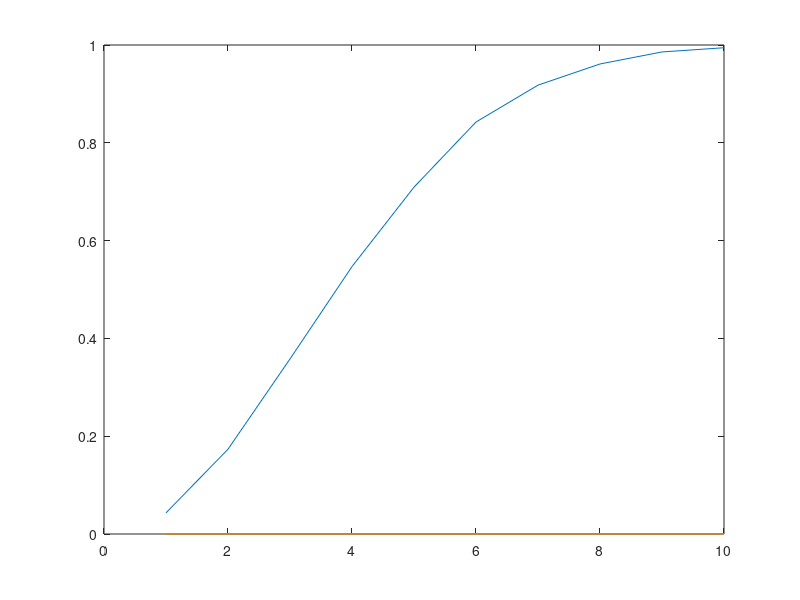

Source code (MATLAB):

N= 10000;
T = 1000;
k = 10:10:100;

pro = zeros(length(k));


for i=1:length(k)
    expe = randi(1000,k(i),N);
    suc = zeros(0,N);
    for h=1:N
        suc(h) = (length(unique(expe(:,h))) ~= k(i)) ;
    end
    res = sum(suc)/N;
    pro(i) = res;
end

plot(pro)